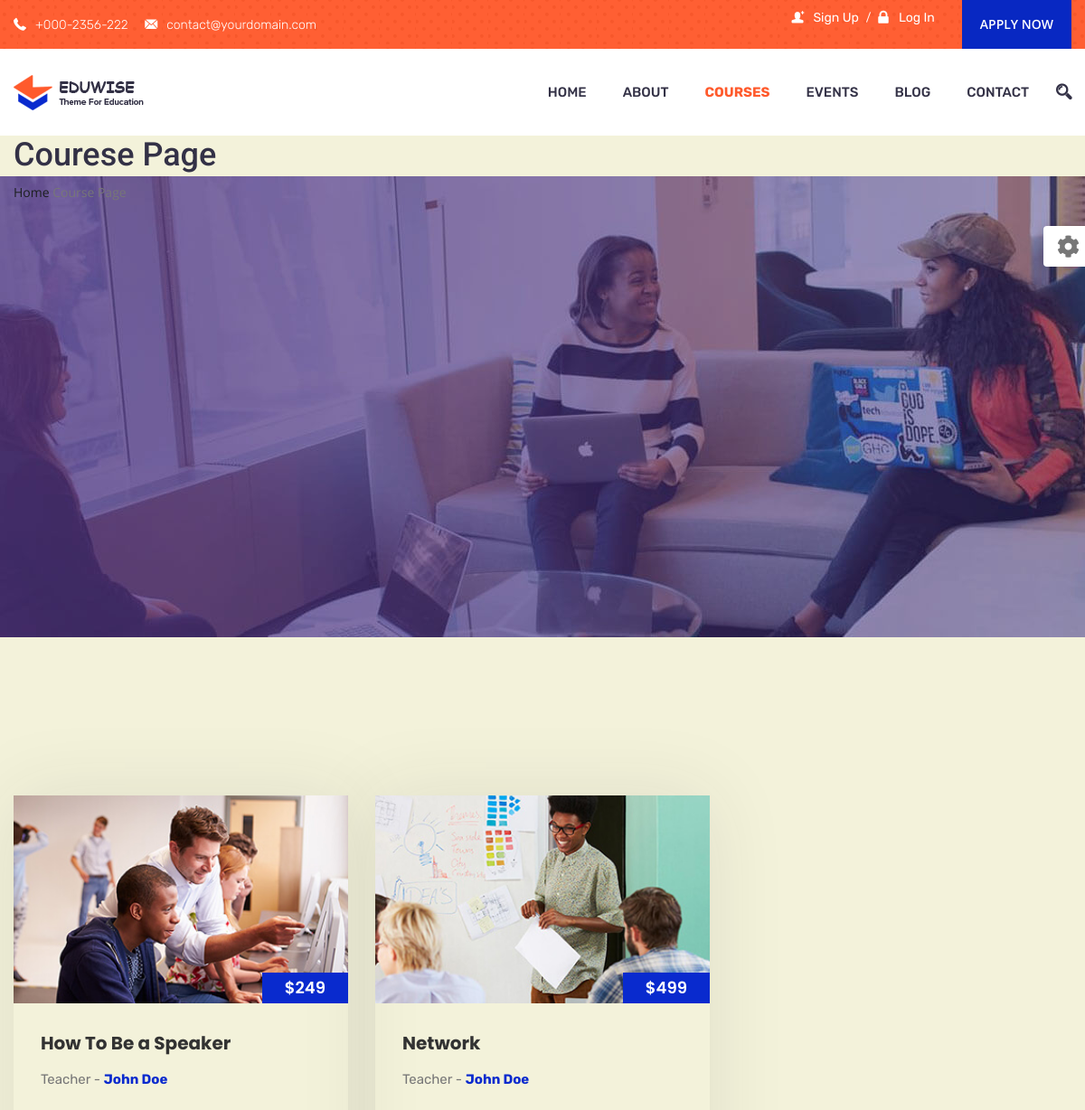
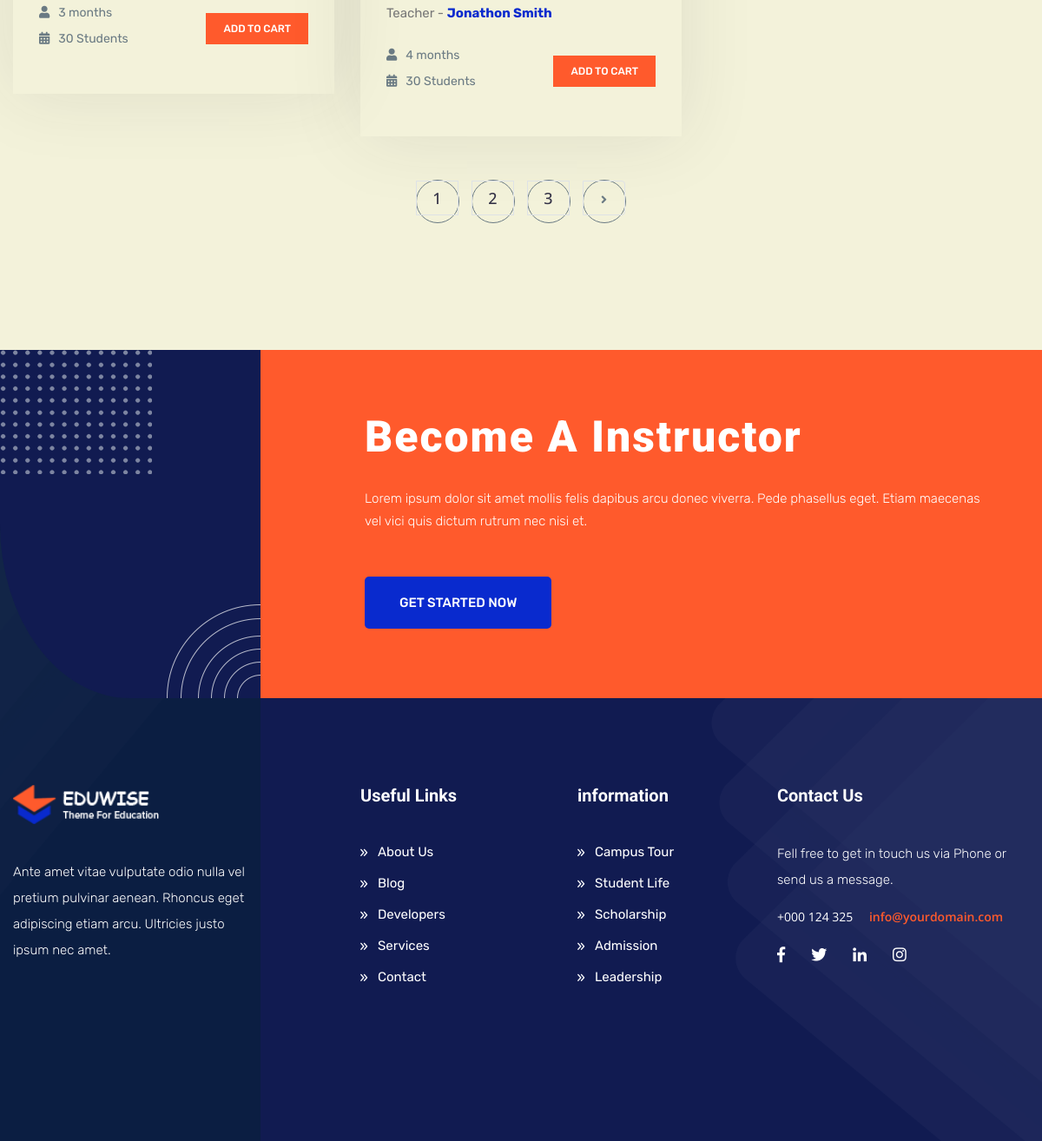
Page /courses/ on the committed database (2 pictures, top to bottom).
### courses/models.py (models this page shows, shortened)
class Course(models.Model):
    name = models.CharField(max_length=100)
    slug = models.SlugField()
    image = models.ImageField(upload_to='course', default='no-name.jpg', null=True)
    price = models.IntegerField(default=0, blank=True)
    discount_price = models.IntegerField(default=0, blank=True)
    instructor = models.ManyToManyField(Instructor)
    category = models.ForeignKey(Category, on_delete=models.CASCADE, related_name='categories')
    no_of_students = models.IntegerField(default=0)
    lessons = models.CharField(max_length=100)
    viewers = models.IntegerField(default=0)
    duration = models.CharField(max_length=100)
    feature_course = models.BooleanField(default=False)
    prequisite = models.CharField(max_length=100)
    certificate = models.CharField(max_length=100)
    language = models.CharField(max_length=100)
    skills = models.CharField(max_length=100)
    assessments = models.CharField(max_length=100)
    course_description = models.TextField()
    what_will_i_learn = models.TextField()
    learning_outcomes = models.TextField()
    class Meta:
        verbose_name = 'Course'
        verbose_name_plural = 'Courses'
    def instructor_names(self):
        return ', '.join([a.name for a in self.instructor.all()])
    instructor_names.short_description = "Instructor Names"

### instructor/models.py (models this page shows, shortened)
class Instructor(models.Model):
    user = models.OneToOneField(User,on_delete=models.CASCADE, related_name='Instructor')
    name = models.CharField(max_length=30)
    designation = models.CharField(max_length=30)
    image = models.ImageField(upload_to='Instructor', default='no-name.jpg', null=True)
    department = models.ForeignKey(Department,on_delete=models.CASCADE,related_name='department')
    Experience = models.CharField(max_length=30)
    Language = models.CharField(max_length=30)
    About_Instructor = models.TextField()
    Qualification = models.TextField()
    class Meta:
        verbose_name = 'Instructor'
        verbose_name_plural = 'Instructors'

### courses/views.py (the view)
# urls.py: path('courses/', include('courses.urls')),
def courses(request, category=None):
    courses = Course.objects.all()
    if category:
        courses = Course.objects.filter(category=category)
    paginator = Paginator(courses, 2)
    page = request.GET.get('page')
    paged_product = paginator.get_page(page)
    context = {
        'courses': paged_product,
    }
    return render(request,'courses/courses.html', context)

### templates/courses/courses.html (shortened to what this page needs)
{% extends 'base.html' %}
{% load static %}
{% block content %}
    <div class="intro_wrapper" style="background: url({% static 'images/banner/inner_banner_4.jpg' %}) no-repeat center center !important; height: 600px;">
        <div class="container">
            <div class="row">
                 <div class="col-sm-12 col-md-8 col-lg-8">
                    <div class="intro_text">
                        <h1>Courese Page</h1>
                        <div class="pages_links">
                            <a href="{% url 'home:home' %}" title="">Home</a>
                            Course Page
                        </div>
                    </div>
                </div>
            </div>
        </div>
    </div>
</header>
<section class="popular_courses" id="popular_courses_page">
    <div class="container">
        <div class="row">
            {% if courses %}
            {% for course in courses %}
            <div class="col-12 col-sm-6 col-md-6 col-lg-4">
                <div class="single-courses">
                    <div class="courses_banner_wrapper">
                        <div class="courses_banner"><a href="#"><img src="{{ course.image.url }}" alt="" class="img-fluid"></a></div>
                        <div class="purchase_price">
                            <a href="#" class="read_more-btn">${{ course.price }}</a>
                        </div>
                    </div>
                    <div class="courses_info_wrapper">
                        <div class="courses_title">
                            <h3><a href="{% url 'courses:course_detail' course.slug %}">{{ course.name }}</a></h3>
                            {% for instructor in course.instructor.all %}
                            <div class="teachers_name">Teacher - <a href="#" title="">{{ instructor.name }}</a></div>
                            {% endfor %}
                        </div>
                        <div class="courses_info">
                            <ul class="list-unstyled">
                                <li><i class="fas fa-user"></i>{{ course.duration }}</li>
                                <li><i class="fas fa-calendar-alt"></i>30 Students</li>
                            </ul>
                            <a href="#" class="cart_btn">Add to Cart</a>
                        </div>
                    </div>
                </div>
            </div>
            {% endfor %}
            {% endif %}
            <div class="pagination_blog">
                <div class="p-box-2 text-center">
                    <nav aria-label="Page navigation example">
                        {% if courses.has_other_pages %}
                        <ul class="pagination">
                            {% for i in courses.paginator.page_range  %}
                            {% if courses.number == i %}
                                <li class="page-item"><a class="page-link active" href="#">{{ i }}</a></li>
                            {% else %}
                                <li class="page-item"><a class="page-link" href="?page={{ i }}">{{ i }}</a></li>
                            {% endif %}
                            {% endfor %}
                            {% if  courses.has_next %}
                                <li class="page-item">
                                    <a class="page-link" href="?page={{ courses.next_page_number }}"><i class="fa fa-angle-right"></i></a>
                                </li>
                            {% else %}
                            <li class="page-item disabled">
                                <a class="page-link"><i class="fa fa-angle-right"></i></a>
                            </li>
                            {% endif %}
                        </ul>
                        {% endif %}
                    </nav>
                </div>
            </div>
        </div>
    </div>
</section>
{% endblock %}

### static/css/assets/revolution/settings.css (style rules this page uses)
body { overflow-x: hidden !important; }

### static/css/responsive.css (style rules this page uses)
@media only screen and (min-width: 992px) and (max-width: 1280px) { section, header { overflow: hidden !important; } }

### static/login/css/style.css (style rules this page uses)
body { font-family: "Roboto", sans-serif; background-color: #fff; }
h1, h2, h3, h4, h5, h6, .h1, .h2, .h3, .h4, .h5, .h6 { font-family: "Roboto", sans-serif; }
a { -webkit-transition: .3s all ease; -o-transition: .3s all ease; transition: .3s all ease; }

### static/css/custom.css (style rules this page uses)
a { text-decoration: none; -webkit-transition: all 0.3s ease-in-out; -o-transition: all 0.3s ease-in-out; transition: all 0.3s ease-in-out; }
body { line-height: 24px; font-size: 14px; font-family: "Open Sans", sans-serif; font-weight: normal; color: #777777; }
h1, h2, h3, h4, h5, h6 { font-family: "Roboto", sans-serif; font-weight: 500; }
@media (min-width: 1200px) { .container { max-width: 1200px; } }
.page-link { background: transparent; font-weight: 400; }
h1 { font-size: 36px; }
h3 { font-size: 24px; }

### static/css/admin.css (style rules this page uses)
body { background: #F3F2DA; }
a:link, a:visited { color: #1c1f1f; }

### rows in the picture
Course: image (picture), price "249", name "How To Be a Speaker", duration "3 months"
Instructor: name "John Doe"
Course: image (picture), price "499", name "Network", duration "4 months"
Instructor: name "Jonathon Smith"

### other values in the picture
{{ i }} "1"
{{ i }} "2" "3"
